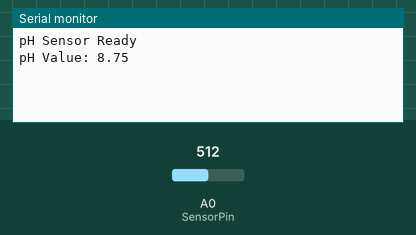
A sketch run on a simulated Arduino Uno, built with avr-gcc and run on an emulated ATmega328P. Parts: the last lines printed to the serial monitor. The test bench sets the inputs (shaded band); at power-on: A0 (SensorPin) = 512.

Above: at 1.2 s.
1.3 s: A0 (SensorPin) set to 716
At 2.5 s:
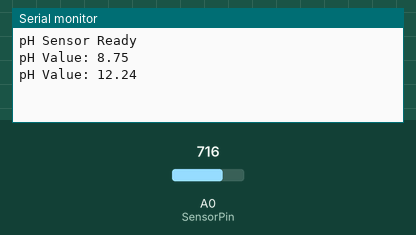
2.8 s: A0 (SensorPin) set to 900
At 3.8 s:
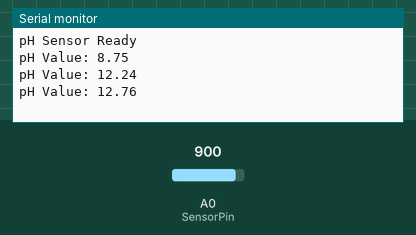
Timing chart, 0 to 5.8 s (numbered marks = the images above; inputs shaded):
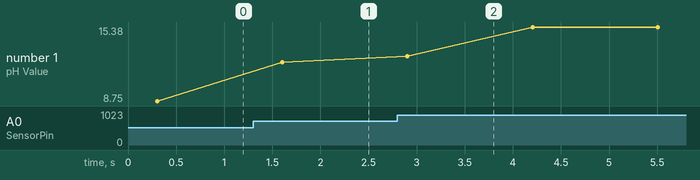

Measured:
- after the input at 1.3 s, the serial monitor: prints a new line after 0.30 s (image 1)
- after the input at 2.8 s, the serial monitor: prints a new line after 0.11 s (image 2)
- plotted number 1: 8.75 → 12.24 after the input at 1.3 s, 12.24 → 15.38 after the input at 2.8 s

The sketch:

sketch_nov22c.ino
```cpp
#define SensorPin A0           // Analog pin connected to pH sensor
unsigned long avgValue;        // To store the average value of sensor readings
int sensorBuffer[10];          // Buffer to store 10 readings for smoothing
int temp;

void setup() {
  Serial.begin(9600);          // Initialize Serial communication
  Serial.println("pH Sensor Ready");
}

void loop() {
  for (int i = 0; i < 10; i++) {   // Read sensor data 10 times
    sensorBuffer[i] = analogRead(SensorPin);
    delay(30);                     // Short delay between readings
  }

  for (int i = 0; i < 9; i++) {    // Sort sensorBuffer values (ascending order)
    for (int j = i + 1; j < 10; j++) {
      if (sensorBuffer[i] > sensorBuffer[j]) {
        temp = sensorBuffer[i];
        sensorBuffer[i] = sensorBuffer[j];
        sensorBuffer[j] = temp;
      }
    }
  }

  avgValue = 0;                   // Reset average value
  for (int i = 2; i < 8; i++) {   // Average 6 middle values for stability
    avgValue += sensorBuffer[i];
  }
  float voltage = (float)avgValue * 5.0 / 1024 / 6;  // Convert ADC value to voltage
  float pHValue = 3.5 * voltage;                     // Convert voltage to pH (calibration)

  Serial.print("pH Value: ");
  Serial.println(pHValue, 2);    // Print pH value with 2 decimal places

  delay(1000);                   // Delay before next measurement
}
```
